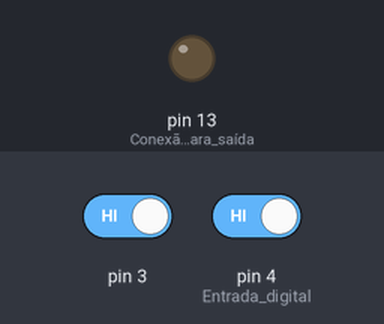
A sketch run on a simulated Arduino Uno, built with avr-gcc and run on an emulated ATmega328P. Shown: output pins drawn as LEDs (lit = HIGH). Inputs (shaded band) come from the test bench; at power-on: pin 3 HIGH, pin 4 (Entrada_digital) HIGH.

Above: at 1.2 s.
1.3 s: pin 3 driven LOW and pin 4 (Entrada_digital) driven LOW
At 2.0 s:
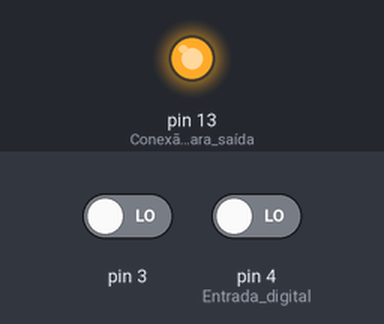
2.8 s: pin 3 driven HIGH
At 3.2 s:
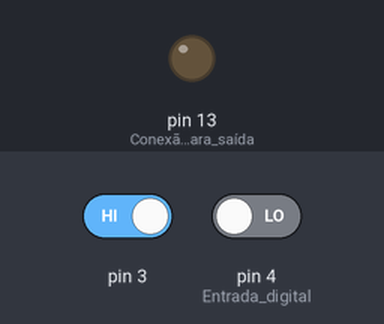
4.3 s: pin 3 driven LOW
At 5.5 s:
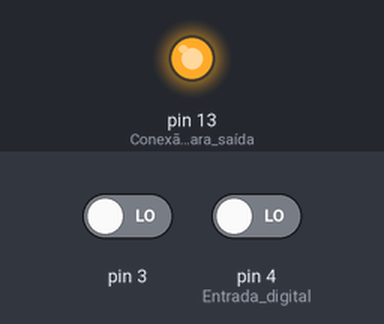
Timing chart, 0 to 7.3 s (numbered marks = the images above; inputs shaded):
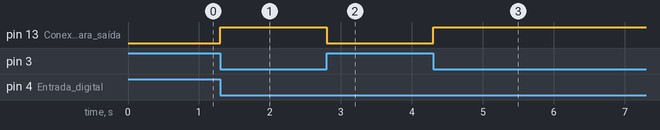

Measured:
- after the input at 1.3 s, pin 13 (Conexão_13_é_para_saída): LOW → HIGH at once
- after the input at 2.8 s, pin 13 (Conexão_13_é_para_saída): HIGH → LOW at once
- after the input at 4.3 s, pin 13 (Conexão_13_é_para_saída): LOW → HIGH at once

The sketch:

10-and-acionamento-de-led-por-dois-botoes.ino
```cpp
/**
  Simulador do operador lógico AND
  Prensa com controle bi manual
  @author Erica Viana
*/

int botao1, botao2;

void setup() {
  pinMode(13, OUTPUT); // Conexão 13 é para saída
  pinMode(4, INPUT_PULLUP); // Entrada digital
  pinMode(3, INPUT_PULLUP);
  Serial.begin(9600);
}

void loop() {
  botao1 = digitalRead(4);  // 0 -> botao pressionado | 1 -> boto nao pressionado
  botao2 = digitalRead(3);
  if (botao1 == 0 && botao2 == 0) {
    digitalWrite(13, HIGH); // Acender o LED
  } else {
    digitalWrite(13, LOW); // Apagar o LED
    }
}
```
